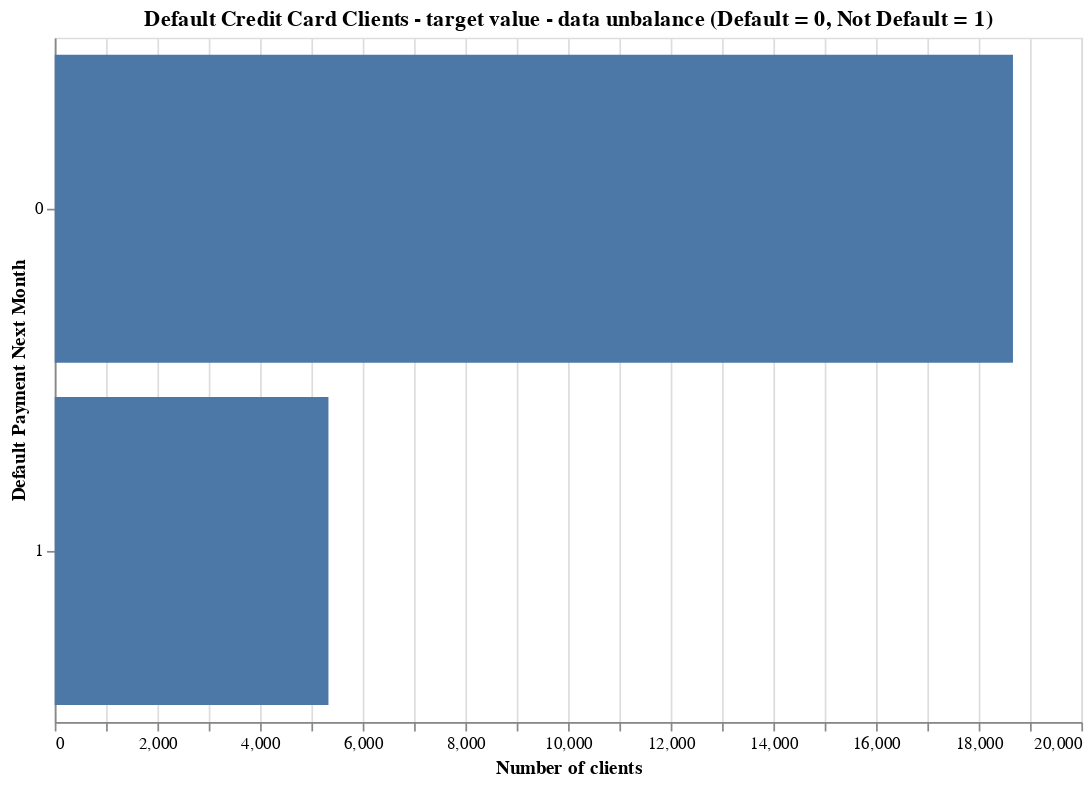

Notebook source saved alongside this figure:
### Code cell
alt.Chart(train_df).mark_bar().encode(
    y=alt.Y('next_month:N', title='Default Payment Next Month'),
    x=alt.X('count()', title='Number of clients')
).properties(
    title='Default Credit Card Clients - target value - data unbalance\n(Default = 0, Not Default = 1)',
    width=600,
    height=400
)

### Figure 1 — Vega specification as saved in the notebook (floating-point values rounded to 4 significant figures)
{"$schema": "https://vega.github.io/schema/vega/v5.json", "data": [{"name": "source_0", "values": [{"__count": 18668, "next_month": 0}, {"__count": 5332, "next_month": 1}]}, {"name": "source_0_x_domain___count", "values": [{"min": 5332, "max": 18668}]}, {"name": "source_0_y_domain_next_month", "values": [{"next_month": 0}, {"next_month": 1}]}], "marks": [{"type": "rect", "name": "marks", "from": {"data": "source_0"}, "encode": {"update": {"fill": {"value": "#4c78a8"}, "ariaRoleDescription": {"value": "bar"}, "description": {"signal": "\"Number of clients: \" + (format(datum[\"__count\"], \"\")) + \"; Default Payment Next Month: \" + (isValid(datum[\"next_month\"]) ? datum[\"next_month\"] : \"\"+datum[\"next_month\"])"}, "x": {"field": "__count", "scale": "x"}, "y": {"field": "next_month", "scale": "y"}, "height": {"signal": "max(0.25, bandwidth('y'))"}, "x2": {"value": 0, "scale": "x"}}}, "style": ["bar"]}], "scales": [{"name": "x", "type": "linear", "domain": [{"signal": "(data(\"source_0_x_domain___count\")[0] || {}).min"}, {"signal": "(data(\"source_0_x_domain___count\")[0] || {}).max"}], "range": [0, {"signal": "width"}], "zero": true, "nice": true}, {"name": "y", "type": "band", "domain": {"data": "source_0_y_domain_next_month", "field": "next_month", "sort": true}, "range": [0, {"signal": "height"}], "paddingInner": 0.1, "paddingOuter": 0.05}], "axes": [{"scale": "x", "aria": false, "maxExtent": 0, "domain": false, "grid": true, "labels": false, "minExtent": 0, "ticks": false, "gridScale": "y", "zindex": 0, "tickCount": {"signal": "ceil(width/40)"}, "orient": "bottom"}, {"scale": "x", "labelFlush": true, "zindex": 0, "grid": false, "title": "Number of clients", "orient": "bottom", "labelOverlap": true, "tickCount": {"signal": "ceil(width/40)"}}, {"scale": "y", "grid": false, "title": "Default Payment Next Month", "zindex": 0, "orient": "left"}], "title": {"text": "Default Credit Card Clients - target value - data unbalance\n(Default = 0, Not Default = 1)", "frame": "group"}, "width": 600, "style": "cell", "background": "white", "height": 400, "padding": 5}
